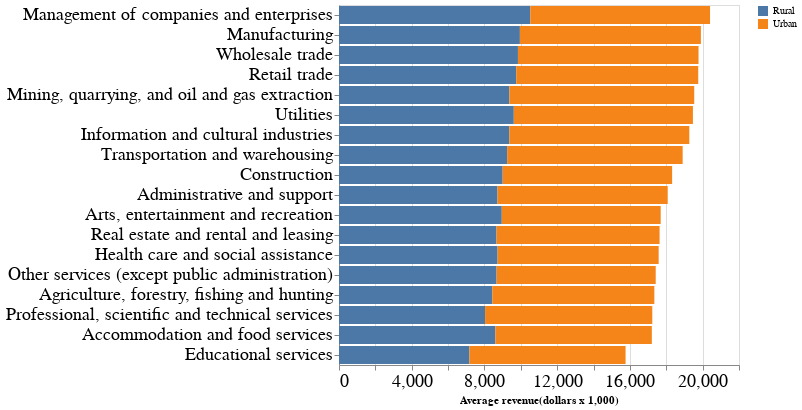

Write notebook code for a chart like this one.
### Code cell
#alt.vconcat(a, b, c).configure_axis(labelLimit=1000)
#.properties(
#    title='Medium businesses, Canada, by industry and rural and urban areas, 2017-2019'
#)

c

### Figure 1 — Vega-Lite specification as saved in the notebook (floating-point values rounded to 4 significant figures)
{"config": {"view": {"continuousWidth": 400, "continuousHeight": 300}, "axis": {"labelFontSize": 18, "labelLimit": 1000}}, "data": {"name": "data-ae54cf6cc16b9fcdb0b3aa1b47b55115"}, "mark": "bar", "encoding": {"color": {"type": "nominal", "field": "Location_indicator", "title": null}, "x": {"type": "quantitative", "field": "Total_revenue", "title": "Average revenue(dollars x 1,000)"}, "y": {"type": "nominal", "field": "North_American_Industry_Classification_System_NAICS", "sort": "-x", "title": ""}}, "$schema": "https://vega.github.io/schema/vega-lite/v4.8.1.json", "datasets": {"data-ae54cf6cc16b9fcdb0b3aa1b47b55115": [{"ID": 3.0, "North_American_Industry_Classification_System_NAICS_-_code": "11", "North_American_Industry_Classification_System_NAICS": "Agriculture, forestry, fishing and hunting", "Location_indicator_-_code": 1.0, "Location_indicator": "Rural", "Reference_year": 2019, "Total_number_of_businesses": 1216, "Total_revenue": 8432.0, "Total_revenue_quality_indicator": "B", "Sales_of_goods_and_services": 7714.0, "Sales_of_goods_and_services_quality_indicator": "B", "All_other_revenues": 717.5, "All_other_revenues__quality_indicator": "C", "Sales_of_goods_and_services_(_percent_of_total_revenue)": 91.5, "Sales_of_goods_and_services_(_percent_of_total_revenue)_quality_indicator": "B", "All_other_revenues_(_percent_of_total_revenue)": 8.5, "All_other_revenues_(_percent_of_total_revenue)_quality_indicator": "C", "Ind_total_revenue": 10250000.0}, {"ID": 4.0, "North_American_Industry_Classification_System_NAICS_-_code": "11", "North_American_Industry_Classification_System_NAICS": "Agriculture, forestry, fishing and hunting", "Location_indicator_-_code": 2.0, "Location_indicator": "Urban", "Reference_year": 2019, "Total_number_of_businesses": 937, "Total_revenue": 8912.0, "Total_revenue_quality_indicator": "A", "Sales_of_goods_and_services": 8342.0, "Sales_of_goods_and_services_quality_indicator": "A", "All_other_revenues": 569.3, "All_other_revenues__quality_indicator": "B", "Sales_of_goods_and_services_(_percent_of_total_revenue)": 93.6, "Sales_of_goods_and_services_(_percent_of_total_revenue)_quality_indicator": "A", "All_other_revenues_(_percent_of_total_revenue)": 6.4, "All_other_revenues_(_percent_of_total_revenue)_quality_indicator": "B", "Ind_total_revenue": 8350000.0}, {"ID": 15.0, "North_American_Industry_Classification_System_NAICS_-_code": "21", "North_American_Industry_Classification_System_NAICS": "Mining, quarrying, and oil and gas extraction", "Location_indicator_-_code": 1.0, "Location_indicator": "Rural", "Reference_year": 2019, "Total_number_of_businesses": 175, "Total_revenue": 9371.0, "Total_revenue_quality_indicator": "A", "Sales_of_goods_and_services": 9077.0, "Sales_of_goods_and_services_quality_indicator": "A", "All_other_revenues": 294.3, "All_other_revenues__quality_indicator": "A", "Sales_of_goods_and_services_(_percent_of_total_revenue)": 96.9, "Sales_of_goods_and_services_(_percent_of_total_revenue)_quality_indicator": "A", "All_other_revenues_(_percent_of_total_revenue)": 3.1, "All_other_revenues_(_percent_of_total_revenue)_quality_indicator": "A", "Ind_total_revenue": 1640000.0}, {"ID": 16.0, "North_American_Industry_Classification_System_NAICS_-_code": "21", "North_American_Industry_Classification_System_NAICS": "Mining, quarrying, and oil and gas extraction", "Location_indicator_-_code": 2.0, "Location_indicator": "Urban", "Reference_year": 2019, "Total_number_of_businesses": 400, "Total_revenue": 10170.0, "Total_revenue_quality_indicator": "A", "Sales_of_goods_and_services": 9289.0, "Sales_of_goods_and_services_quality_indicator": "B", "All_other_revenues": 877.6, "All_other_revenues__quality_indicator": "B", "Sales_of_goods_and_services_(_percent_of_total_revenue)": 91.4, "Sales_of_goods_and_services_(_percent_of_total_revenue)_quality_indicator": "B", "All_other_revenues_(_percent_of_total_revenue)": 8.6, "All_other_revenues_(_percent_of_total_revenue)_quality_indicator": "B", "Ind_total_revenue": 4067000.0}, {"ID": 23.0, "North_American_Industry_Classification_System_NAICS_-_code": "22", "North_American_Industry_Classification_System_NAICS": "Utilities", "Location_indicator_-_code": 1.0, "Location_indicator": "Rural", "Reference_year": 2019, "Total_number_of_businesses": 27, "Total_revenue": 9614.0, "Total_revenue_quality_indicator": "A", "Sales_of_goods_and_services": 9192.0, "Sales_of_goods_and_services_quality_indicator": "A", "All_other_revenues": 422.0, "All_other_revenues__quality_indicator": "B", "Sales_of_goods_and_services_(_percent_of_total_revenue)": 95.6, "Sales_of_goods_and_services_(_percent_of_total_revenue)_quality_indicator": "A", "All_other_revenues_(_percent_of_total_revenue)": 4.4, "All_other_revenues_(_percent_of_total_revenue)_quality_indicator": "B", "Ind_total_revenue": 259600.0}, {"ID": 24.0, "North_American_Industry_Classification_System_NAICS_-_code": "22", "North_American_Industry_Classification_System_NAICS": "Utilities", "Location_indicator_-_code": 2.0, "Location_indicator": "Urban", "Reference_year": 2019, "Total_number_of_businesses": 55, "Total_revenue": 9851.0, "Total_revenue_quality_indicator": "A", "Sales_of_goods_and_services": 8511.0, "Sales_of_goods_and_services_quality_indicator": "A", "All_other_revenues": 1340.0, "All_other_revenues__quality_indicator": "B", "Sales_of_goods_and_services_(_percent_of_total_revenue)": 86.4, "Sales_of_goods_and_services_(_percent_of_total_revenue)_quality_indicator": "A", "All_other_revenues_(_percent_of_total_revenue)": 13.6, "All_other_revenues_(_percent_of_total_revenue)_quality_indicator": "B", "Ind_total_revenue": 541800.0}, {"ID": 27.0, "North_American_Industry_Classification_System_NAICS_-_code": "23", "North_American_Industry_Classification_System_NAICS": "Construction", "Location_indicator_-_code": 1.0, "Location_indicator": "Rural", "Reference_year": 2019, "Total_number_of_businesses": 962, "Total_revenue": 9003.0, "Total_revenue_quality_indicator": "A", "Sales_of_goods_and_services": 8876.0, "Sales_of_goods_and_services_quality_indicator": "A", "All_other_revenues": 126.6, "All_other_revenues__quality_indicator": "B", "Sales_of_goods_and_services_(_percent_of_total_revenue)": 98.6, "Sales_of_goods_and_services_(_percent_of_total_revenue)_quality_indicator": "A", "All_other_revenues_(_percent_of_total_revenue)": 1.4, "All_other_revenues_(_percent_of_total_revenue)_quality_indicator": "B", "Ind_total_revenue": 8661000.0}, {"ID": 28.0, "North_American_Industry_Classification_System_NAICS_-_code": "23", "North_American_Industry_Classification_System_NAICS": "Construction", "Location_indicator_-_code": 2.0, "Location_indicator": "Urban", "Reference_year": 2019, "Total_number_of_businesses": 7579, "Total_revenue": 9318.0, "Total_revenue_quality_indicator": "A", "Sales_of_goods_and_services": 9077.0, "Sales_of_goods_and_services_quality_indicator": "A", "All_other_revenues": 241.9, "All_other_revenues__quality_indicator": "A", "Sales_of_goods_and_services_(_percent_of_total_revenue)": 97.4, "Sales_of_goods_and_services_(_percent_of_total_revenue)_quality_indicator": "A", "All_other_revenues_(_percent_of_total_revenue)": 2.6, "All_other_revenues_(_percent_of_total_revenue)_quality_indicator": "A", "Ind_total_revenue": 70620000.0}, {"ID": 35.0, "North_American_Industry_Classification_System_NAICS_-_code": "31-33", "North_American_Industry_Classification_System_NAICS": "Manufacturing", "Location_indicator_-_code": 1.0, "Location_indicator": "Rural", "Reference_year": 2019, "Total_number_of_businesses": 867, "Total_revenue": 9949.0, "Total_revenue_quality_indicator": "A", "Sales_of_goods_and_services": 9826.0, "Sales_of_goods_and_services_quality_indicator": "A", "All_other_revenues": 122.9, "All_other_revenues__quality_indicator": "B", "Sales_of_goods_and_services_(_percent_of_total_revenue)": 98.8, "Sales_of_goods_and_services_(_percent_of_total_revenue)_quality_indicator": "A", "All_other_revenues_(_percent_of_total_revenue)": 1.2, "All_other_revenues_(_percent_of_total_revenue)_quality_indicator": "B", "Ind_total_revenue": 8626000.0}, {"ID": 36.0, "North_American_Industry_Classification_System_NAICS_-_code": "31-33", "North_American_Industry_Classification_System_NAICS": "Manufacturing", "Location_indicator_-_code": 2.0, "Location_indicator": "Urban", "Reference_year": 2019, "Total_number_of_businesses": 4967, "Total_revenue": 9955.0, "Total_revenue_quality_indicator": "A", "Sales_of_goods_and_services": 9828.0, "Sales_of_goods_and_services_quality_indicator": "A", "All_other_revenues": 127.0, "All_other_revenues__quality_indicator": "A", "Sales_of_goods_and_services_(_percent_of_total_revenue)": 98.7, "Sales_of_goods_and_services_(_percent_of_total_revenue)_quality_indicator": "A", "All_other_revenues_(_percent_of_total_revenue)": 1.3, "All_other_revenues_(_percent_of_total_revenue)_quality_indicator": "A", "Ind_total_revenue": 49450000.0}, {"ID": 79.0, "North_American_Industry_Classification_System_NAICS_-_code": "41", "North_American_Industry_Classification_System_NAICS": "Wholesale trade", "Location_indicator_-_code": 1.0, "Location_indicator": "Rural", "Reference_year": 2019, "Total_number_of_businesses": 784, "Total_revenue": 9842.0, "Total_revenue_quality_indicator": "A", "Sales_of_goods_and_services": 9715.0, "Sales_of_goods_and_services_quality_indicator": "A", "All_other_revenues": 126.7, "All_other_revenues__quality_indicator": "A", "Sales_of_goods_and_services_(_percent_of_total_revenue)": 98.7, "Sales_of_goods_and_services_(_percent_of_total_revenue)_quality_indicator": "A", "All_other_revenues_(_percent_of_total_revenue)": 1.3, "All_other_revenues_(_percent_of_total_revenue)_quality_indicator": "A", "Ind_total_revenue": 7716000.0}, {"ID": 80.0, "North_American_Industry_Classification_System_NAICS_-_code": "41", "North_American_Industry_Classification_System_NAICS": "Wholesale trade", "Location_indicator_-_code": 2.0, "Location_indicator": "Urban", "Reference_year": 2019, "Total_number_of_businesses": 6581, "Total_revenue": 9932.0, "Total_revenue_quality_indicator": "A", "Sales_of_goods_and_services": 9796.0, "Sales_of_goods_and_services_quality_indicator": "A", "All_other_revenues": 135.7, "All_other_revenues__quality_indicator": "B", "Sales_of_goods_and_services_(_percent_of_total_revenue)": 98.6, "Sales_of_goods_and_services_(_percent_of_total_revenue)_quality_indicator": "A", "All_other_revenues_(_percent_of_total_revenue)": 1.4, "All_other_revenues_(_percent_of_total_revenue)_quality_indicator": "B", "Ind_total_revenue": 65360000.0}, {"ID": 99.0, "North_American_Industry_Classification_System_NAICS_-_code": "44-45", "North_American_Industry_Classification_System_NAICS": "Retail trade", "Location_indicator_-_code": 1.0, "Location_indicator": "Rural", "Reference_year": 2019, "Total_number_of_businesses": 2035, "Total_revenue": 9747.0, "Total_revenue_quality_indicator": "A", "Sales_of_goods_and_services": 9589.0, "Sales_of_goods_and_services_quality_indicator": "A", "All_other_revenues": 157.8, "All_other_revenues__quality_indicator": "A", "Sales_of_goods_and_services_(_percent_of_total_revenue)": 98.4, "Sales_of_goods_and_services_(_percent_of_total_revenue)_quality_indicator": "A", "All_other_revenues_(_percent_of_total_revenue)": 1.6, "All_other_revenues_(_percent_of_total_revenue)_quality_indicator": "A", "Ind_total_revenue": 19830000.0}, {"ID": 100.0, "North_American_Industry_Classification_System_NAICS_-_code": "44-45", "North_American_Industry_Classification_System_NAICS": "Retail trade", "Location_indicator_-_code": 2.0, "Location_indicator": "Urban", "Reference_year": 2019, "Total_number_of_businesses": 6941, "Total_revenue": 10010.0, "Total_revenue_quality_indicator": "A", "Sales_of_goods_and_services": 9848.0, "Sales_of_goods_and_services_quality_indicator": "A", "All_other_revenues": 163.1, "All_other_revenues__quality_indicator": "A", "Sales_of_goods_and_services_(_percent_of_total_revenue)": 98.4, "Sales_of_goods_and_services_(_percent_of_total_revenue)_quality_indicator": "A", "All_other_revenues_(_percent_of_total_revenue)": 1.6, "All_other_revenues_(_percent_of_total_revenue)_quality_indicator": "A", "Ind_total_revenue": 69490000.0}, {"ID": 125.0, "North_American_Industry_Classification_System_NAICS_-_code": "48-49", "North_American_Industry_Classification_System_NAICS": "Transportation and warehousing", "Location_indicator_-_code": 1.0, "Location_indicator": "Rural", "Reference_year": 2019, "Total_number_of_businesses": 507, "Total_revenue": 9249.0, "Total_revenue_quality_indicator": "A", "Sales_of_goods_and_services": 9062.0, "Sales_of_goods_and_services_quality_indicator": "A", "All_other_revenues": 186.6, "All_other_revenues__quality_indicator": "A", "Sales_of_goods_and_services_(_percent_of_total_revenue)": 98.0, "Sales_of_goods_and_services_(_percent_of_total_revenue)_quality_indicator": "A", "All_other_revenues_(_percent_of_total_revenue)": 2.0, "All_other_revenues_(_percent_of_total_revenue)_quality_indicator": "A", "Ind_total_revenue": 4689000.0}, {"ID": 126.0, "North_American_Industry_Classification_System_NAICS_-_code": "48-49", "North_American_Industry_Classification_System_NAICS": "Transportation and warehousing", "Location_indicator_-_code": 2.0, "Location_indicator": "Urban", "Reference_year": 2019, "Total_number_of_businesses": 2508, "Total_revenue": 9652.0, "Total_revenue_quality_indicator": "A", "Sales_of_goods_and_services": 9403.0, "Sales_of_goods_and_services_quality_indicator": "A", "All_other_revenues": 249.3, "All_other_revenues__quality_indicator": "B", "Sales_of_goods_and_services_(_percent_of_total_revenue)": 97.4, "Sales_of_goods_and_services_(_percent_of_total_revenue)_quality_indicator": "A", "All_other_revenues_(_percent_of_total_revenue)": 2.6, "All_other_revenues_(_percent_of_total_revenue)_quality_indicator": "B", "Ind_total_revenue": 24210000.0}, {"ID": 149.0, "North_American_Industry_Classification_System_NAICS_-_code": "51", "North_American_Industry_Classification_System_NAICS": "Information and cultural industries", "Location_indicator_-_code": 1.0, "Location_indicator": "Rural", "Reference_year": 2019, "Total_number_of_businesses": 32, "Total_revenue": 9369.0, "Total_revenue_quality_indicator": "A", "Sales_of_goods_and_services": 8254.0, "Sales_of_goods_and_services_quality_indicator": "A", "All_other_revenues": 1114.0, "All_other_revenues__quality_indicator": "A", "Sales_of_goods_and_services_(_percent_of_total_revenue)": 88.1, "Sales_of_goods_and_services_(_percent_of_total_revenue)_quality_indicator": "A", "All_other_revenues_(_percent_of_total_revenue)": 11.9, "All_other_revenues_(_percent_of_total_revenue)_quality_indicator": "A", "Ind_total_revenue": 299800.0}, {"ID": 150.0, "North_American_Industry_Classification_System_NAICS_-_code": "51", "North_American_Industry_Classification_System_NAICS": "Information and cultural industries", "Location_indicator_-_code": 2.0, "Location_indicator": "Urban", "Reference_year": 2019, "Total_number_of_businesses": 831, "Total_revenue": 9898.0, "Total_revenue_quality_indicator": "A", "Sales_of_goods_and_services": 9265.0, "Sales_of_goods_and_services_quality_indicator": "A", "All_other_revenues": 633.1, "All_other_revenues__quality_indicator": "B", "Sales_of_goods_and_services_(_percent_of_total_revenue)": 93.6, "Sales_of_goods_and_services_(_percent_of_total_revenue)_quality_indicator": "A", "All_other_revenues_(_percent_of_total_revenue)": 6.4, "All_other_revenues_(_percent_of_total_revenue)_quality_indicator": "B", "Ind_total_revenue": 8225000.0}, {"ID": 163.0, "North_American_Industry_Classification_System_NAICS_-_code": "53", "North_American_Industry_Classification_System_NAICS": "Real estate and rental and leasing", "Location_indicator_-_code": 1.0, "Location_indicator": "Rural", "Reference_year": 2019, "Total_number_of_businesses": 100, "Total_revenue": 8662.0, "Total_revenue_quality_indicator": "A", "Sales_of_goods_and_services": 5668.0, "Sales_of_goods_and_services_quality_indicator": "A", "All_other_revenues": 2994.0, "All_other_revenues__quality_indicator": "A", "Sales_of_goods_and_services_(_percent_of_total_revenue)": 65.4, "Sales_of_goods_and_services_(_percent_of_total_revenue)_quality_indicator": "A", "All_other_revenues_(_percent_of_total_revenue)": 34.6, "All_other_revenues_(_percent_of_total_revenue)_quality_indicator": "A", "Ind_total_revenue": 866200.0}, {"ID": 164.0, "North_American_Industry_Classification_System_NAICS_-_code": "53", "North_American_Industry_Classification_System_NAICS": "Real estate and rental and leasing", "Location_indicator_-_code": 2.0, "Location_indicator": "Urban", "Reference_year": 2019, "Total_number_of_businesses": 2132, "Total_revenue": 8970.0, "Total_revenue_quality_indicator": "A", "Sales_of_goods_and_services": 4345.0, "Sales_of_goods_and_services_quality_indicator": "A", "All_other_revenues": 4624.0, "All_other_revenues__quality_indicator": "A", "Sales_of_goods_and_services_(_percent_of_total_revenue)": 48.4, "Sales_of_goods_and_services_(_percent_of_total_revenue)_quality_indicator": "A", "All_other_revenues_(_percent_of_total_revenue)": 51.6, "All_other_revenues_(_percent_of_total_revenue)_quality_indicator": "A", "Ind_total_revenue": 19120000.0}, {"ID": 171.0, "North_American_Industry_Classification_System_NAICS_-_code": "54", "North_American_Industry_Classification_System_NAICS": "Professional, scientific and technical services", "Location_indicator_-_code": 1.0, "Location_indicator": "Rural", "Reference_year": 2019, "Total_number_of_businesses": 81, "Total_revenue": 8034.0, "Total_revenue_quality_indicator": "A", "Sales_of_goods_and_services": 7910.0, "Sales_of_goods_and_services_quality_indicator": "A", "All_other_revenues": 123.7, "All_other_revenues__quality_indicator": "B", "Sales_of_goods_and_services_(_percent_of_total_revenue)": 98.5, "Sales_of_goods_and_services_(_percent_of_total_revenue)_quality_indicator": "A", "All_other_revenues_(_percent_of_total_revenue)": 1.5, "All_other_revenues_(_percent_of_total_revenue)_quality_indicator": "B", "Ind_total_revenue": 650800.0}, {"ID": 172.0, "North_American_Industry_Classification_System_NAICS_-_code": "54", "North_American_Industry_Classification_System_NAICS": "Professional, scientific and technical services", "Location_indicator_-_code": 2.0, "Location_indicator": "Urban", "Reference_year": 2019, "Total_number_of_businesses": 3199, "Total_revenue": 9197.0, "Total_revenue_quality_indicator": "A", "Sales_of_goods_and_services": 8577.0, "Sales_of_goods_and_services_quality_indicator": "A", "All_other_revenues": 619.5, "All_other_revenues__quality_indicator": "B", "Sales_of_goods_and_services_(_percent_of_total_revenue)": 93.3, "Sales_of_goods_and_services_(_percent_of_total_revenue)_quality_indicator": "A", "All_other_revenues_(_percent_of_total_revenue)": 6.7, "All_other_revenues_(_percent_of_total_revenue)_quality_indicator": "B", "Ind_total_revenue": 29420000.0}, {"ID": 175.0, "North_American_Industry_Classification_System_NAICS_-_code": "55", "North_American_Industry_Classification_System_NAICS": "Management of companies and enterprises", "Location_indicator_-_code": 1.0, "Location_indicator": "Rural", "Reference_year": 2019, "Total_number_of_businesses": 47, "Total_revenue": 10520.0, "Total_revenue_quality_indicator": "A", "Sales_of_goods_and_services": 4170.0, "Sales_of_goods_and_services_quality_indicator": "A", "All_other_revenues": 6351.0, "All_other_revenues__quality_indicator": "A", "Sales_of_goods_and_services_(_percent_of_total_revenue)": 39.6, "Sales_of_goods_and_services_(_percent_of_total_revenue)_quality_indicator": "A", "All_other_revenues_(_percent_of_total_revenue)": 60.4, "All_other_revenues_(_percent_of_total_revenue)_quality_indicator": "A", "Ind_total_revenue": 494500.0}, {"ID": 176.0, "North_American_Industry_Classification_System_NAICS_-_code": "55", "North_American_Industry_Classification_System_NAICS": "Management of companies and enterprises", "Location_indicator_-_code": 2.0, "Location_indicator": "Urban", "Reference_year": 2019, "Total_number_of_businesses": 1003, "Total_revenue": 9886.0, "Total_revenue_quality_indicator": "A", "Sales_of_goods_and_services": 2141.0, "Sales_of_goods_and_services_quality_indicator": "A", "All_other_revenues": 7744.0, "All_other_revenues__quality_indicator": "A", "Sales_of_goods_and_services_(_percent_of_total_revenue)": 21.7, "Sales_of_goods_and_services_(_percent_of_total_revenue)_quality_indicator": "A", "All_other_revenues_(_percent_of_total_revenue)": 78.3, "All_other_revenues_(_percent_of_total_revenue)_quality_indicator": "A", "Ind_total_revenue": 9915000.0}, {"ID": 179.0, "North_American_Industry_Classification_System_NAICS_-_code": "56", "North_American_Industry_Classification_System_NAICS": "Administrative and support", "Location_indicator_-_code": 1.0, "Location_indicator": "Rural", "Reference_year": 2019, "Total_number_of_businesses": 135, "Total_revenue": 8718.0, "Total_revenue_quality_indicator": "A", "Sales_of_goods_and_services": 7966.0, "Sales_of_goods_and_services_quality_indicator": "A", "All_other_revenues": 751.6, "All_other_revenues__quality_indicator": "B", "Sales_of_goods_and_services_(_percent_of_total_revenue)": 91.4, "Sales_of_goods_and_services_(_percent_of_total_revenue)_quality_indicator": "A", "All_other_revenues_(_percent_of_total_revenue)": 8.6, "All_other_revenues_(_percent_of_total_revenue)_quality_indicator": "B", "Ind_total_revenue": 1177000.0}, {"ID": 180.0, "North_American_Industry_Classification_System_NAICS_-_code": "56", "North_American_Industry_Classification_System_NAICS": "Administrative and support", "Location_indicator_-_code": 2.0, "Location_indicator": "Urban", "Reference_year": 2019, "Total_number_of_businesses": 2074, "Total_revenue": 9362.0, "Total_revenue_quality_indicator": "A", "Sales_of_goods_and_services": 8837.0, "Sales_of_goods_and_services_quality_indicator": "A", "All_other_revenues": 524.5, "All_other_revenues__quality_indicator": "B", "Sales_of_goods_and_services_(_percent_of_total_revenue)": 94.4, "Sales_of_goods_and_services_(_percent_of_total_revenue)_quality_indicator": "A", "All_other_revenues_(_percent_of_total_revenue)": 5.6, "All_other_revenues_(_percent_of_total_revenue)_quality_indicator": "B", "Ind_total_revenue": 19420000.0}, {"ID": 185.0, "North_American_Industry_Classification_System_NAICS_-_code": "61", "North_American_Industry_Classification_System_NAICS": "Educational services", "Location_indicator_-_code": 1.0, "Location_indicator": "Rural", "Reference_year": 2019, "Total_number_of_businesses": 14, "Total_revenue": 7173.0, "Total_revenue_quality_indicator": "C", "Sales_of_goods_and_services": 3288.0, "Sales_of_goods_and_services_quality_indicator": "C", "All_other_revenues": 3884.0, "All_other_revenues__quality_indicator": "E", "Sales_of_goods_and_services_(_percent_of_total_revenue)": 45.8, "Sales_of_goods_and_services_(_percent_of_total_revenue)_quality_indicator": "C", "All_other_revenues_(_percent_of_total_revenue)": 54.2, "All_other_revenues_(_percent_of_total_revenue)_quality_indicator": "E", "Ind_total_revenue": 100400.0}, {"ID": 186.0, "North_American_Industry_Classification_System_NAICS_-_code": "61", "North_American_Industry_Classification_System_NAICS": "Educational services", "Location_indicator_-_code": 2.0, "Location_indicator": "Urban", "Reference_year": 2019, "Total_number_of_businesses": 267, "Total_revenue": 8588.0, "Total_revenue_quality_indicator": "A", "Sales_of_goods_and_services": 7279.0, "Sales_of_goods_and_services_quality_indicator": "A", "All_other_revenues": 1310.0, "All_other_revenues__quality_indicator": "C", "Sales_of_goods_and_services_(_percent_of_total_revenue)": 84.8, "Sales_of_goods_and_services_(_percent_of_total_revenue)_quality_indicator": "A", "All_other_revenues_(_percent_of_total_revenue)": 15.2, "All_other_revenues_(_percent_of_total_revenue)_quality_indicator": "C", "Ind_total_revenue": 2293000.0}, {"ID": 189.0, "North_American_Industry_Classification_System_NAICS_-_code": "62", "North_American_Industry_Classification_System_NAICS": "Health care and social assistance", "Location_indicator_-_code": 1.0, "Location_indicator": "Rural", "Reference_year": 2019, "Total_number_of_businesses": 88, "Total_revenue": 8722.0, "Total_revenue_quality_indicator": "B", "Sales_of_goods_and_services": 5894.0, "Sales_of_goods_and_services_quality_indicator": "A", "All_other_revenues": 2828.0, "All_other_revenues__quality_indicator": "E", "Sales_of_goods_and_services_(_percent_of_total_revenue)": 67.6, "Sales_of_goods_and_services_(_percent_of_total_revenue)_quality_indicator": "A", "All_other_revenues_(_percent_of_total_revenue)": 32.4, "All_other_revenues_(_percent_of_total_revenue)_quality_indicator": "E", "Ind_total_revenue": 767500.0}, {"ID": 190.0, "North_American_Industry_Classification_System_NAICS_-_code": "62", "North_American_Industry_Classification_System_NAICS": "Health care and social assistance", "Location_indicator_-_code": 2.0, "Location_indicator": "Urban", "Reference_year": 2019, "Total_number_of_businesses": 983, "Total_revenue": 8860.0, "Total_revenue_quality_indicator": "A", "Sales_of_goods_and_services": 7559.0, "Sales_of_goods_and_services_quality_indicator": "A", "All_other_revenues": 1301.0, "All_other_revenues__quality_indicator": "C", "Sales_of_goods_and_services_(_percent_of_total_revenue)": 85.3, "Sales_of_goods_and_services_(_percent_of_total_revenue)_quality_indicator": "A", "All_other_revenues_(_percent_of_total_revenue)": 14.7, "All_other_revenues_(_percent_of_total_revenue)_quality_indicator": "C", "Ind_total_revenue": 8709000.0}, {"ID": 199.0, "North_American_Industry_Classification_System_NAICS_-_code": "71", "North_American_Industry_Classification_System_NAICS": "Arts, entertainment and recreation", "Location_indicator_-_code": 1.0, "Location_indicator": "Rural", "Reference_year": 2019, "Total_number_of_businesses": 41, "Total_revenue": 8953.0, "Total_revenue_quality_indicator": "B", "Sales_of_goods_and_services": 6718.0, "Sales_of_goods_and_services_quality_indicator": "B", "All_other_revenues": 2236.0, "All_other_revenues__quality_indicator": "B", "Sales_of_goods_and_services_(_percent_of_total_revenue)": 75.0, "Sales_of_goods_and_services_(_percent_of_total_revenue)_quality_indicator": "B", "All_other_revenues_(_percent_of_total_revenue)": 25.0, "All_other_revenues_(_percent_of_total_revenue)_quality_indicator": "B", "Ind_total_revenue": 367100.0}, {"ID": 200.0, "North_American_Industry_Classification_System_NAICS_-_code": "71", "North_American_Industry_Classification_System_NAICS": "Arts, entertainment and recreation", "Location_indicator_-_code": 2.0, "Location_indicator": "Urban", "Reference_year": 2019, "Total_number_of_businesses": 301, "Total_revenue": 8740.0, "Total_revenue_quality_indicator": "A", "Sales_of_goods_and_services": 6076.0, "Sales_of_goods_and_services_quality_indicator": "A", "All_other_revenues": 2664.0, "All_other_revenues__quality_indicator": "B", "Sales_of_goods_and_services_(_percent_of_total_revenue)": 69.5, "Sales_of_goods_and_services_(_percent_of_total_revenue)_quality_indicator": "A", "All_other_revenues_(_percent_of_total_revenue)": 30.5, "All_other_revenues_(_percent_of_total_revenue)_quality_indicator": "B", "Ind_total_revenue": 2631000.0}, {"ID": 207.0, "North_American_Industry_Classification_System_NAICS_-_code": "72", "North_American_Industry_Classification_System_NAICS": "Accommodation and food services", "Location_indicator_-_code": 1.0, "Location_indicator": "Rural", "Reference_year": 2019, "Total_number_of_businesses": 203, "Total_revenue": 8599.0, "Total_revenue_quality_indicator": "A", "Sales_of_goods_and_services": 8392.0, "Sales_of_goods_and_services_quality_indicator": "A", "All_other_revenues": 207.3, "All_other_revenues__quality_indicator": "B", "Sales_of_goods_and_services_(_percent_of_total_revenue)": 97.6, "Sales_of_goods_and_services_(_percent_of_total_revenue)_quality_indicator": "A", "All_other_revenues_(_percent_of_total_revenue)": 2.4, "All_other_revenues_(_percent_of_total_revenue)_quality_indicator": "B", "Ind_total_revenue": 1746000.0}, {"ID": 208.0, "North_American_Industry_Classification_System_NAICS_-_code": "72", "North_American_Industry_Classification_System_NAICS": "Accommodation and food services", "Location_indicator_-_code": 2.0, "Location_indicator": "Urban", "Reference_year": 2019, "Total_number_of_businesses": 1777, "Total_revenue": 8607.0, "Total_revenue_quality_indicator": "A", "Sales_of_goods_and_services": 8351.0, "Sales_of_goods_and_services_quality_indicator": "A", "All_other_revenues": 256.2, "All_other_revenues__quality_indicator": "B", "Sales_of_goods_and_services_(_percent_of_total_revenue)": 97.0, "Sales_of_goods_and_services_(_percent_of_total_revenue)_quality_indicator": "A", "All_other_revenues_(_percent_of_total_revenue)": 3.0, "All_other_revenues_(_percent_of_total_revenue)_quality_indicator": "B", "Ind_total_revenue": 15300000.0}, {"ID": 213.0, "North_American_Industry_Classification_System_NAICS_-_code": "81", "North_American_Industry_Classification_System_NAICS": "Other services (except public administration)", "Location_indicator_-_code": 1.0, "Location_indicator": "Rural", "Reference_year": 2019, "Total_number_of_businesses": 132, "Total_revenue": 8666.0, "Total_revenue_quality_indicator": "A", "Sales_of_goods_and_services": 7517.0, "Sales_of_goods_and_services_quality_indicator": "A", "All_other_revenues": 1149.0, "All_other_revenues__quality_indicator": "C", "Sales_of_goods_and_services_(_percent_of_total_revenue)": 86.7, "Sales_of_goods_and_services_(_percent_of_total_revenue)_quality_indicator": "A", "All_other_revenues_(_percent_of_total_revenue)": 13.3, "All_other_revenues_(_percent_of_total_revenue)_quality_indicator": "C", "Ind_total_revenue": 1144000.0}, {"ID": 214.0, "North_American_Industry_Classification_System_NAICS_-_code": "81", "North_American_Industry_Classification_System_NAICS": "Other services (except public administration)", "Location_indicator_-_code": 2.0, "Location_indicator": "Urban", "Reference_year": 2019, "Total_number_of_businesses": 1288, "Total_revenue": 8753.0, "Total_revenue_quality_indicator": "A", "Sales_of_goods_and_services": 5946.0, "Sales_of_goods_and_services_quality_indicator": "A", "All_other_revenues": 2807.0, "All_other_revenues__quality_indicator": "C", "Sales_of_goods_and_services_(_percent_of_total_revenue)": 67.9, "Sales_of_goods_and_services_(_percent_of_total_revenue)_quality_indicator": "A", "All_other_revenues_(_percent_of_total_revenue)": 32.1, "All_other_revenues_(_percent_of_total_revenue)_quality_indicator": "C", "Ind_total_revenue": 11270000.0}]}}
